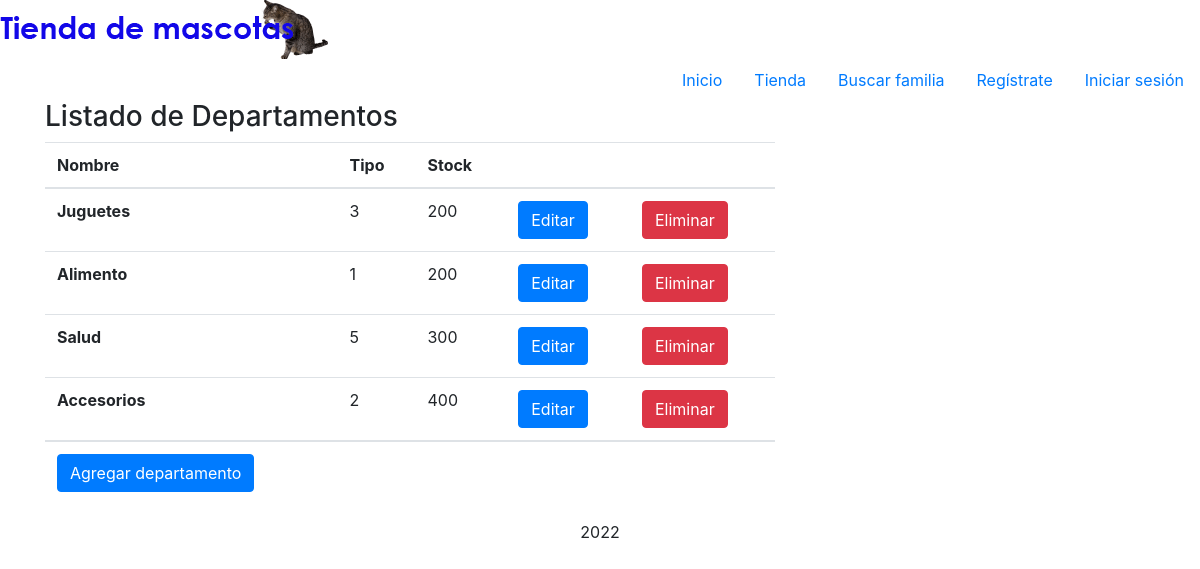
The app's page /list_depto/, older data.
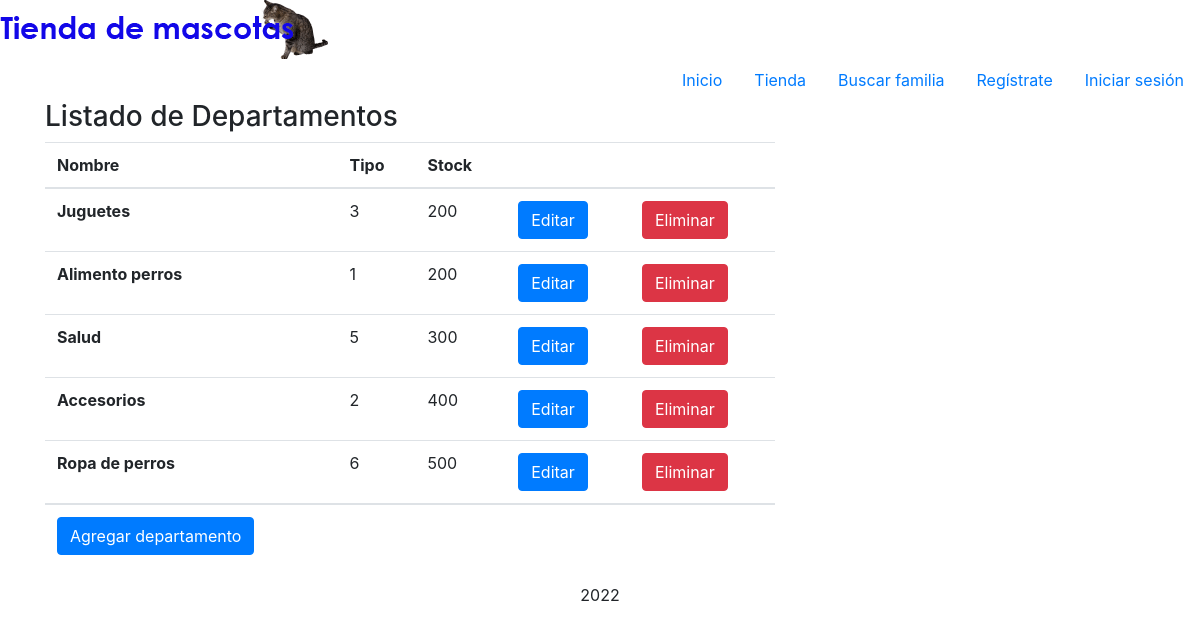
The same page, newer data.
### Registro/models.py (models this page shows, shortened)
class Departamento(models.Model):
    nombre = models.CharField(max_length=20)
    tipo = models.IntegerField()
    stock = models.IntegerField()

### Registro/views.py (the view)
# urls.py: path('list_depto/', views.DeptoList.as_view(), name='list_depto'),
class DeptoList(ListView):
    model = Departamento
    template_name = 'Registro/list_depto.html'

### templates/Registro/list_depto.html (shortened to what this page needs)
{% extends 'base.html' %}
{% block content %}
    <h3>Listado de Departamentos</h3>
{% if object_list %}
<table class="table table-hover">
    <thead>
        <tr>
            <th>Nombre</th>
            <th>Tipo</th>
            <th>Stock</th>
            <th></th>
            <th></th>
        </tr>
    </thead>
    <tbody>
        {% for departamento in object_list %}
        <tr>
            <th scope="row">{{ departamento.nombre }} </th>
            <td>{{ departamento.tipo }}</td>
            <td>{{ departamento.stock }}</td>
            <td><a class="btn btn-primary" href="{% url 'edit_depto' departamento.id %}">Editar</a></td>
            <td><a class="btn btn-danger" href="{% url 'del_depto' departamento.id %}">Eliminar</a></td>
        </tr>
        {% endfor %}
    </tbody>
    <td><a class="btn btn-primary" href="{% url 'add_departamento'%}">Agregar departamento</a></td>
</table>
{% else %}
    <h1>No hay registros de Departamentos</h1>
{% endif %} {% endblock %}

Row changes from the older to the newer data that the page shows:
changed Departamento: nombre "Alimento" → "Alimento perros"
added Departamento: nombre "Ropa de perros", tipo "6", stock "500"
